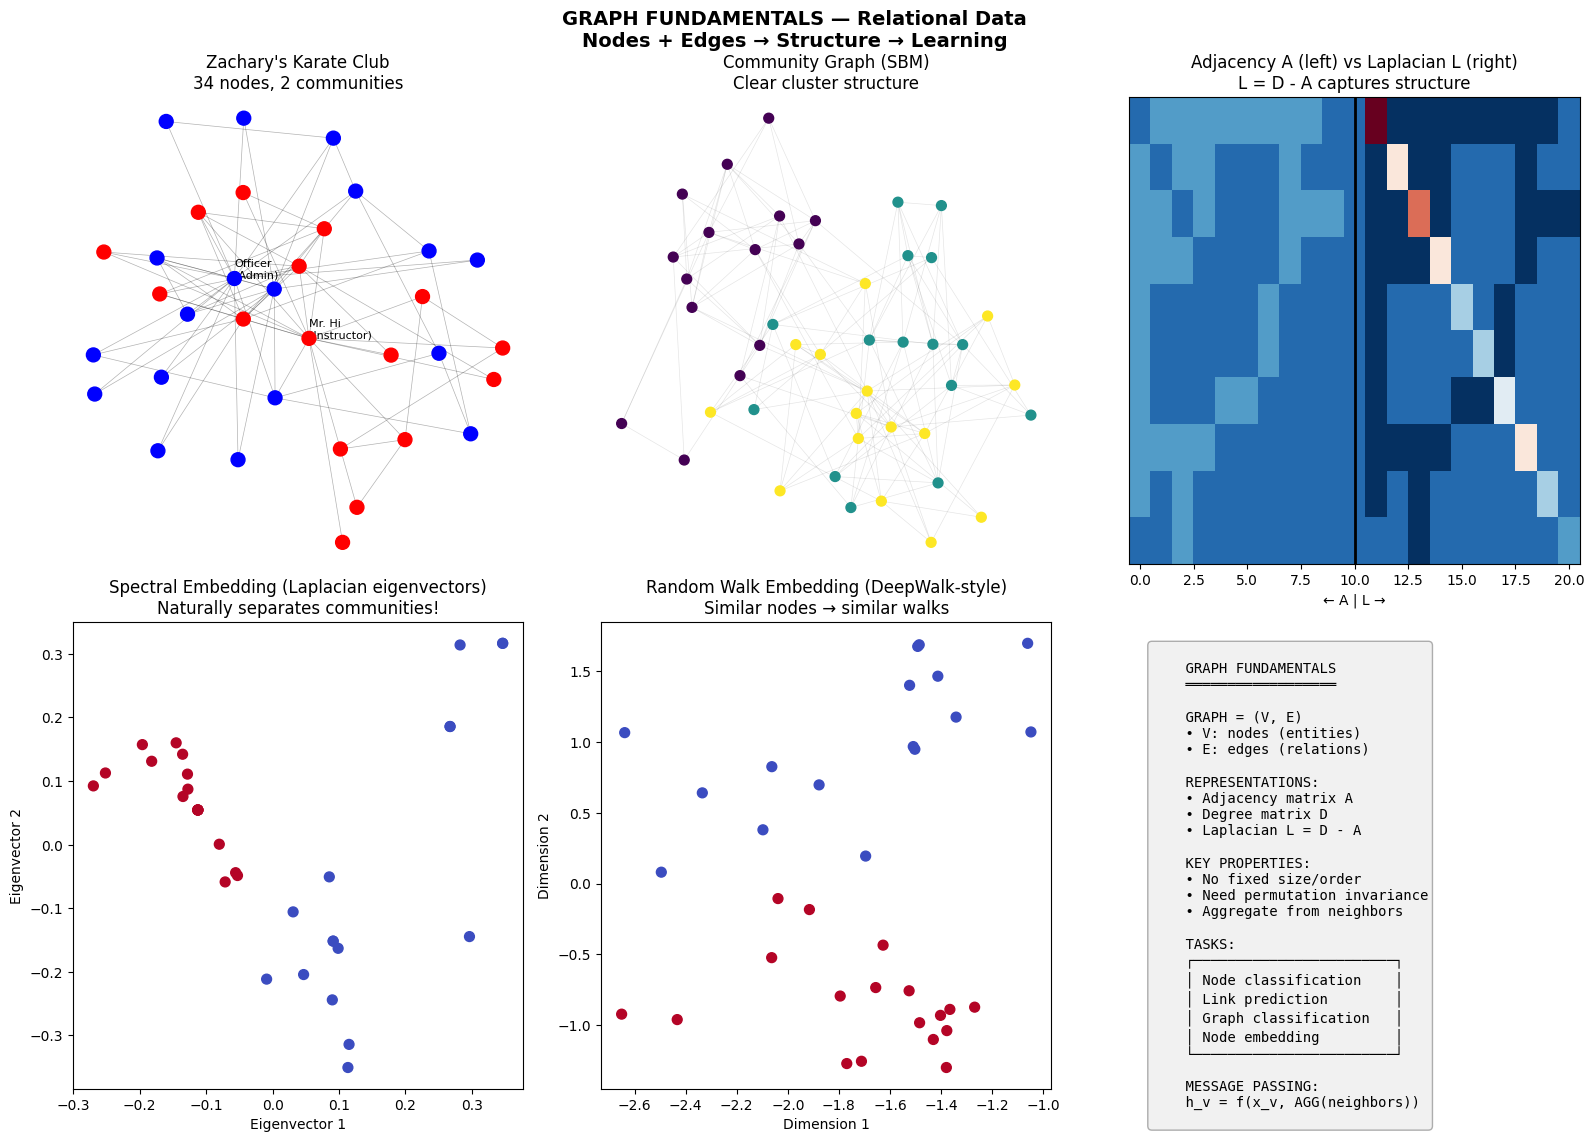

Write Python code to recreate this figure.
"""
GRAPH FUNDAMENTALS — Relational Data Structures
================================================

Paradigm: RELATIONAL DATA

===============================================================
WHAT IT IS (THE CORE IDEA)
===============================================================

Data with RELATIONSHIPS between entities.

GRAPH G = (V, E)
- V: nodes (entities) — people, molecules, words
- E: edges (relationships) — friendships, bonds, connections

REPRESENTATIONS:
1. Adjacency Matrix A ∈ {0,1}^(n×n)
   A[i,j] = 1 if edge from i to j

2. Edge List: [(i,j), (k,l), ...]

3. Adjacency List: {i: [j,k], j: [i,l], ...}

NODE FEATURES:
X ∈ R^(n × d) — feature vector for each node

===============================================================
GRAPH TASKS
===============================================================

1. NODE CLASSIFICATION
   - Predict label per node
   - Example: Is this user a bot?

2. LINK PREDICTION
   - Predict if edge exists
   - Example: Will these users become friends?

3. GRAPH CLASSIFICATION
   - Predict label per graph
   - Example: Is this molecule toxic?

4. NODE EMBEDDING
   - Learn vector representation per node
   - Example: Similar nodes → similar vectors

===============================================================
WHY GRAPHS NEED SPECIAL TREATMENT
===============================================================

Graphs have NO FIXED SIZE, NO FIXED ORDER!

PROBLEMS WITH STANDARD ML:
1. Can't flatten to vector (loses structure)
2. Can't use CNN (no grid)
3. Can't use RNN (no sequence)
4. Need PERMUTATION INVARIANT/EQUIVARIANT operations

THE KEY INSIGHT:
Aggregate information from NEIGHBORS!

h_v = f(x_v, AGGREGATE({x_u : u ∈ N(v)}))

Where N(v) = neighbors of node v

===============================================================
IMPORTANT GRAPH PROPERTIES
===============================================================

1. DEGREE d(v) = number of edges at node v

2. DEGREE MATRIX D = diag(d(v₁), d(v₂), ..., d(vₙ))

3. GRAPH LAPLACIAN L = D - A
   - Encodes graph structure
   - Eigenvalues = "frequencies" on graph
   - Eigenvectors = basis for graph signals

4. NORMALIZED LAPLACIAN L_norm = I - D^(-1/2) A D^(-1/2)
   - Eigenvalues in [0, 2]
   - Better numerical properties

===============================================================
INDUCTIVE BIAS OF GRAPHS
===============================================================

1. LOCAL STRUCTURE MATTERS
   - Connected nodes are related
   - Information flows along edges

2. PERMUTATION INVARIANCE (for graph tasks)
   - Reordering nodes shouldn't change output

3. PERMUTATION EQUIVARIANCE (for node tasks)
   - Reordering nodes reorders outputs correspondingly

===============================================================
"""

import numpy as np
import matplotlib.pyplot as plt
from collections import defaultdict


# ============================================================
# GRAPH DATA STRUCTURE
# ============================================================

class Graph:
    """
    Basic graph data structure with utilities.

    Supports:
    - Adjacency matrix representation
    - Node features
    - Both directed and undirected graphs
    """

    def __init__(self, n_nodes=None, adj_matrix=None, edge_list=None,
                 node_features=None, directed=False):
        """
        Initialize graph from adjacency matrix or edge list.

        Parameters:
        - n_nodes: Number of nodes (required if using edge_list)
        - adj_matrix: (n, n) binary adjacency matrix
        - edge_list: List of (i, j) tuples
        - node_features: (n, d) node feature matrix
        - directed: Whether edges are directed
        """
        self.directed = directed

        if adj_matrix is not None:
            self.adj = adj_matrix.copy()
            self.n_nodes = adj_matrix.shape[0]
        elif edge_list is not None:
            self.n_nodes = n_nodes
            self.adj = np.zeros((n_nodes, n_nodes))
            for i, j in edge_list:
                self.adj[i, j] = 1
                if not directed:
                    self.adj[j, i] = 1
        else:
            self.n_nodes = n_nodes
            self.adj = np.zeros((n_nodes, n_nodes))

        if node_features is not None:
            self.X = node_features.copy()
        else:
            self.X = np.eye(self.n_nodes)  # One-hot by default

        self._compute_properties()

    def _compute_properties(self):
        """Compute graph properties."""
        # Degree
        self.degrees = np.sum(self.adj, axis=1)

        # Degree matrix
        self.D = np.diag(self.degrees)

        # Graph Laplacian: L = D - A
        self.L = self.D - self.adj

        # Normalized Laplacian: L_norm = I - D^(-1/2) A D^(-1/2)
        D_inv_sqrt = np.diag(1.0 / np.sqrt(np.maximum(self.degrees, 1e-10)))
        self.L_norm = np.eye(self.n_nodes) - D_inv_sqrt @ self.adj @ D_inv_sqrt

        # Normalized adjacency (for GCN): A_hat = D^(-1/2) A D^(-1/2)
        self.A_norm = D_inv_sqrt @ self.adj @ D_inv_sqrt

    def add_self_loops(self):
        """Add self-loops to the graph (A = A + I)."""
        self.adj = self.adj + np.eye(self.n_nodes)
        self._compute_properties()

    def get_neighbors(self, node):
        """Get list of neighbors for a node."""
        return np.where(self.adj[node] > 0)[0].tolist()

    def get_edge_list(self):
        """Return edge list representation."""
        edges = []
        for i in range(self.n_nodes):
            for j in range(self.n_nodes):
                if self.adj[i, j] > 0:
                    if self.directed or i <= j:
                        edges.append((i, j))
        return edges

    def subgraph(self, node_indices):
        """Extract subgraph with given nodes."""
        mask = np.array(node_indices)
        sub_adj = self.adj[np.ix_(mask, mask)]
        sub_features = self.X[mask] if self.X is not None else None
        return Graph(adj_matrix=sub_adj, node_features=sub_features,
                    directed=self.directed)

    def spectral_decomposition(self):
        """
        Compute eigendecomposition of the Laplacian.

        THE GRAPH FOURIER BASIS:
        L = U Λ U^T

        Where:
        - U: eigenvectors (graph Fourier basis)
        - Λ: eigenvalues (graph frequencies)
        """
        eigenvalues, eigenvectors = np.linalg.eigh(self.L_norm)
        return eigenvalues, eigenvectors


# ============================================================
# CLASSIC GRAPH DATASETS
# ============================================================

def karate_club():
    """
    Zachary's Karate Club — Classic small graph.

    34 members of a karate club, edges = friendships.
    After a dispute, club split into two groups.
    Task: Predict which group each member joined.

    This is THE classic graph for demos!
    """
    # Adjacency list (0-indexed)
    edges = [
        (0, 1), (0, 2), (0, 3), (0, 4), (0, 5), (0, 6), (0, 7), (0, 8), (0, 10),
        (0, 11), (0, 12), (0, 13), (0, 17), (0, 19), (0, 21), (0, 31),
        (1, 2), (1, 3), (1, 7), (1, 13), (1, 17), (1, 19), (1, 21), (1, 30),
        (2, 3), (2, 7), (2, 8), (2, 9), (2, 13), (2, 27), (2, 28), (2, 32),
        (3, 7), (3, 12), (3, 13),
        (4, 6), (4, 10),
        (5, 6), (5, 10), (5, 16),
        (6, 16),
        (8, 30), (8, 32), (8, 33),
        (9, 33),
        (13, 33),
        (14, 32), (14, 33),
        (15, 32), (15, 33),
        (18, 32), (18, 33),
        (19, 33),
        (20, 32), (20, 33),
        (22, 32), (22, 33),
        (23, 25), (23, 27), (23, 29), (23, 32), (23, 33),
        (24, 25), (24, 27), (24, 31),
        (25, 31),
        (26, 29), (26, 33),
        (27, 33),
        (28, 31), (28, 33),
        (29, 32), (29, 33),
        (30, 32), (30, 33),
        (31, 32), (31, 33),
        (32, 33),
    ]

    n_nodes = 34

    # Ground truth: which group each member joined
    # Node 0 = instructor (Mr. Hi), Node 33 = administrator (Officer)
    labels = np.array([
        0, 0, 0, 0, 0, 0, 0, 0, 1, 1,  # 0-9
        0, 0, 0, 0, 1, 1, 0, 0, 1, 0,  # 10-19
        1, 0, 1, 1, 1, 1, 1, 1, 1, 1,  # 20-29
        1, 1, 1, 1                      # 30-33
    ])

    graph = Graph(n_nodes=n_nodes, edge_list=edges)

    return graph, labels


def create_random_graph(n_nodes=100, edge_prob=0.1, n_features=16, n_classes=3):
    """
    Create random Erdos-Renyi graph with random features and labels.

    Useful for testing scalability.
    """
    # Random adjacency
    adj = (np.random.rand(n_nodes, n_nodes) < edge_prob).astype(float)
    adj = np.triu(adj, 1)  # Upper triangular
    adj = adj + adj.T  # Symmetric (undirected)

    # Random features
    features = np.random.randn(n_nodes, n_features)

    # Random labels (clustered by features for some structure)
    from sklearn.cluster import KMeans
    kmeans = KMeans(n_clusters=n_classes, random_state=42, n_init=10)
    labels = kmeans.fit_predict(features)

    graph = Graph(adj_matrix=adj, node_features=features)

    return graph, labels


def create_community_graph(n_communities=3, nodes_per_community=20,
                          p_in=0.3, p_out=0.01, feature_dim=8):
    """
    Create graph with community structure (Stochastic Block Model).

    Nodes within same community connected with probability p_in.
    Nodes in different communities connected with probability p_out.

    This tests whether GNNs can discover community structure!
    """
    n_nodes = n_communities * nodes_per_community

    # Create adjacency matrix
    adj = np.zeros((n_nodes, n_nodes))

    for i in range(n_nodes):
        for j in range(i + 1, n_nodes):
            comm_i = i // nodes_per_community
            comm_j = j // nodes_per_community

            if comm_i == comm_j:
                p = p_in
            else:
                p = p_out

            if np.random.rand() < p:
                adj[i, j] = 1
                adj[j, i] = 1

    # Create features: community-specific + noise
    features = np.zeros((n_nodes, feature_dim))
    for i in range(n_nodes):
        comm = i // nodes_per_community
        # Community-specific signal in first few dimensions
        features[i, :n_communities] = 0.1
        features[i, comm] = 1.0
        # Add noise
        features[i] += np.random.randn(feature_dim) * 0.3

    # Labels = community membership
    labels = np.array([i // nodes_per_community for i in range(n_nodes)])

    graph = Graph(adj_matrix=adj, node_features=features)

    return graph, labels


def create_tree_graph(depth=4, branching_factor=2):
    """
    Create a tree graph.

    Useful for testing message passing depth.
    At depth d, information from leaves reaches root only after d layers!
    """
    n_nodes = sum(branching_factor**i for i in range(depth + 1))

    edges = []
    node_id = 0

    for d in range(depth):
        nodes_at_depth = branching_factor**d
        for _ in range(nodes_at_depth):
            parent = node_id
            node_id += 1
            for child in range(parent * branching_factor + 1,
                              parent * branching_factor + branching_factor + 1):
                if child < n_nodes:
                    edges.append((parent, child))

    # Labels: depth in tree
    labels = np.zeros(n_nodes, dtype=int)
    node_id = 0
    for d in range(depth + 1):
        nodes_at_depth = branching_factor**d
        for _ in range(nodes_at_depth):
            labels[node_id] = d
            node_id += 1
            if node_id >= n_nodes:
                break

    graph = Graph(n_nodes=n_nodes, edge_list=edges)

    return graph, labels


def create_molecular_graph():
    """
    Create simple molecule-like graphs.

    Returns a set of small graphs representing molecules.
    """
    molecules = []

    # Ethane-like: C-C
    mol1_edges = [(0, 1)]
    mol1 = Graph(n_nodes=2, edge_list=mol1_edges,
                node_features=np.array([[1, 0], [1, 0]]))  # Both carbon
    molecules.append((mol1, 0))

    # Water-like: H-O-H
    mol2_edges = [(0, 1), (1, 2)]
    mol2 = Graph(n_nodes=3, edge_list=mol2_edges,
                node_features=np.array([[0, 1], [1, 0], [0, 1]]))  # H, O, H
    molecules.append((mol2, 1))

    # Triangle (cycle)
    mol3_edges = [(0, 1), (1, 2), (2, 0)]
    mol3 = Graph(n_nodes=3, edge_list=mol3_edges,
                node_features=np.array([[1, 0], [1, 0], [1, 0]]))
    molecules.append((mol3, 2))

    # Linear chain
    mol4_edges = [(0, 1), (1, 2), (2, 3)]
    mol4 = Graph(n_nodes=4, edge_list=mol4_edges,
                node_features=np.array([[1, 0], [0, 1], [0, 1], [1, 0]]))
    molecules.append((mol4, 0))

    return molecules


# ============================================================
# SIMPLE NODE EMBEDDINGS
# ============================================================

def random_walk_embedding(graph, walk_length=20, n_walks=10, embedding_dim=16):
    """
    Simple random walk node embedding (DeepWalk-style).

    THE IDEA:
    - Do random walks from each node
    - Nodes that appear in same walks are similar
    - Learn embeddings where similar nodes are close

    This is a simplified version - real DeepWalk uses skip-gram.
    """
    n_nodes = graph.n_nodes
    co_occurrence = np.zeros((n_nodes, n_nodes))

    # Perform random walks
    for start_node in range(n_nodes):
        for _ in range(n_walks):
            walk = [start_node]
            current = start_node

            for _ in range(walk_length):
                neighbors = graph.get_neighbors(current)
                if not neighbors:
                    break
                current = np.random.choice(neighbors)
                walk.append(current)

            # Count co-occurrences in window
            for i, node_i in enumerate(walk):
                for j, node_j in enumerate(walk):
                    if i != j and abs(i - j) <= 5:  # Window size 5
                        co_occurrence[node_i, node_j] += 1

    # Simple embedding via SVD of co-occurrence
    # (Real DeepWalk would use skip-gram)
    co_occurrence = np.log1p(co_occurrence)  # Log transform
    U, S, Vt = np.linalg.svd(co_occurrence, full_matrices=False)

    embeddings = U[:, :embedding_dim] * np.sqrt(S[:embedding_dim])

    return embeddings


def spectral_embedding(graph, embedding_dim=16):
    """
    Spectral node embedding using Laplacian eigenvectors.

    THE IDEA:
    - Eigenvectors of Laplacian are "graph Fourier basis"
    - Smallest eigenvectors capture global structure
    - Use them as node embeddings

    Spectral clustering uses this!
    """
    eigenvalues, eigenvectors = graph.spectral_decomposition()

    # Skip first eigenvector (constant), take next embedding_dim
    embeddings = eigenvectors[:, 1:embedding_dim+1]

    return embeddings


# ============================================================
# VISUALIZATION
# ============================================================

def visualize_graph_fundamentals():
    """
    Create comprehensive graph fundamentals visualization:
    1. Karate club graph
    2. Community structure
    3. Adjacency matrix vs Laplacian
    4. Spectral embedding
    5. Random walk embedding
    6. Message passing concept
    """
    print("\n" + "="*60)
    print("GRAPH FUNDAMENTALS VISUALIZATION")
    print("="*60)

    fig = plt.figure(figsize=(16, 12))
    np.random.seed(42)

    # ============ Plot 1: Karate Club Graph ============
    ax1 = fig.add_subplot(2, 3, 1)

    graph, labels = karate_club()

    # Simple force-directed layout (spring embedding)
    pos = spring_layout(graph)

    # Draw edges
    for i, j in graph.get_edge_list():
        ax1.plot([pos[i, 0], pos[j, 0]], [pos[i, 1], pos[j, 1]],
                'k-', alpha=0.3, linewidth=0.5)

    # Draw nodes
    colors = ['red' if l == 0 else 'blue' for l in labels]
    ax1.scatter(pos[:, 0], pos[:, 1], c=colors, s=100, zorder=5)

    # Label key nodes
    ax1.annotate('Mr. Hi\n(Instructor)', pos[0], fontsize=8)
    ax1.annotate('Officer\n(Admin)', pos[33], fontsize=8)

    ax1.set_title("Zachary's Karate Club\n34 nodes, 2 communities")
    ax1.axis('off')

    # ============ Plot 2: Community Graph ============
    ax2 = fig.add_subplot(2, 3, 2)

    comm_graph, comm_labels = create_community_graph(
        n_communities=3, nodes_per_community=15, p_in=0.4, p_out=0.02
    )
    pos2 = spring_layout(comm_graph)

    for i, j in comm_graph.get_edge_list():
        ax2.plot([pos2[i, 0], pos2[j, 0]], [pos2[i, 1], pos2[j, 1]],
                'k-', alpha=0.1, linewidth=0.5)

    scatter = ax2.scatter(pos2[:, 0], pos2[:, 1], c=comm_labels,
                         cmap='viridis', s=50, zorder=5)
    ax2.set_title('Community Graph (SBM)\nClear cluster structure')
    ax2.axis('off')

    # ============ Plot 3: Adjacency vs Laplacian ============
    ax3 = fig.add_subplot(2, 3, 3)

    # Use small subset of karate club
    small_graph = graph.subgraph(list(range(10)))

    # Show both matrices side by side
    combined = np.zeros((10, 21))
    combined[:, :10] = small_graph.adj
    combined[:, 11:] = small_graph.L

    im = ax3.imshow(combined, cmap='RdBu_r', aspect='auto')
    ax3.axvline(10, color='black', linewidth=2)

    ax3.set_title('Adjacency A (left) vs Laplacian L (right)\nL = D - A captures structure')
    ax3.set_xlabel('← A | L →')
    ax3.set_yticks([])

    # ============ Plot 4: Spectral Embedding ============
    ax4 = fig.add_subplot(2, 3, 4)

    spec_emb = spectral_embedding(graph, embedding_dim=2)

    ax4.scatter(spec_emb[:, 0], spec_emb[:, 1], c=labels,
               cmap='coolwarm', s=50)
    ax4.set_xlabel('Eigenvector 1')
    ax4.set_ylabel('Eigenvector 2')
    ax4.set_title('Spectral Embedding (Laplacian eigenvectors)\nNaturally separates communities!')

    # ============ Plot 5: Random Walk Embedding ============
    ax5 = fig.add_subplot(2, 3, 5)

    rw_emb = random_walk_embedding(graph, walk_length=20, n_walks=10, embedding_dim=2)

    ax5.scatter(rw_emb[:, 0], rw_emb[:, 1], c=labels,
               cmap='coolwarm', s=50)
    ax5.set_xlabel('Dimension 1')
    ax5.set_ylabel('Dimension 2')
    ax5.set_title('Random Walk Embedding (DeepWalk-style)\nSimilar nodes → similar walks')

    # ============ Plot 6: Summary ============
    ax6 = fig.add_subplot(2, 3, 6)
    ax6.axis('off')

    summary = """
    GRAPH FUNDAMENTALS
    ══════════════════

    GRAPH = (V, E)
    • V: nodes (entities)
    • E: edges (relations)

    REPRESENTATIONS:
    • Adjacency matrix A
    • Degree matrix D
    • Laplacian L = D - A

    KEY PROPERTIES:
    • No fixed size/order
    • Need permutation invariance
    • Aggregate from neighbors

    TASKS:
    ┌────────────────────────┐
    │ Node classification    │
    │ Link prediction        │
    │ Graph classification   │
    │ Node embedding         │
    └────────────────────────┘

    MESSAGE PASSING:
    h_v = f(x_v, AGG(neighbors))
    """

    ax6.text(0.05, 0.95, summary, transform=ax6.transAxes, fontsize=10,
             verticalalignment='top', fontfamily='monospace',
             bbox=dict(boxstyle='round', facecolor='lightgray', alpha=0.3))

    plt.suptitle('GRAPH FUNDAMENTALS — Relational Data\n'
                 'Nodes + Edges → Structure → Learning',
                 fontsize=14, fontweight='bold')
    plt.tight_layout()

    return fig


def spring_layout(graph, iterations=50):
    """
    Simple force-directed graph layout.

    Nodes repel each other, edges attract.
    """
    n = graph.n_nodes
    pos = np.random.randn(n, 2)

    for _ in range(iterations):
        # Repulsion between all pairs
        disp = np.zeros_like(pos)
        for i in range(n):
            diff = pos[i] - pos
            dist = np.linalg.norm(diff, axis=1, keepdims=True)
            dist = np.maximum(dist, 0.01)
            disp[i] = np.sum(diff / (dist**2), axis=0)

        # Attraction along edges
        for i, j in graph.get_edge_list():
            diff = pos[j] - pos[i]
            dist = np.linalg.norm(diff)
            force = diff * dist * 0.01
            disp[i] += force
            disp[j] -= force

        # Update positions
        pos += 0.1 * disp

        # Center
        pos -= pos.mean(axis=0)

    return pos


# ============================================================
# ABLATION EXPERIMENTS
# ============================================================

def ablation_experiments():
    """Run experiments to understand graph properties."""

    print("\n" + "="*60)
    print("ABLATION EXPERIMENTS")
    print("="*60)

    # 1. Karate club properties
    print("\n1. KARATE CLUB GRAPH PROPERTIES")
    print("-" * 40)

    graph, labels = karate_club()
    print(f"Nodes: {graph.n_nodes}")
    print(f"Edges: {len(graph.get_edge_list())}")
    print(f"Average degree: {np.mean(graph.degrees):.2f}")
    print(f"Max degree: {np.max(graph.degrees)} (node {np.argmax(graph.degrees)})")
    print(f"Min degree: {np.min(graph.degrees)}")

    # Spectral gap (difference between first two non-zero eigenvalues)
    eigenvalues, _ = graph.spectral_decomposition()
    spectral_gap = eigenvalues[1]  # First non-zero eigenvalue
    print(f"Spectral gap: {spectral_gap:.4f}")
    print("→ Spectral gap indicates community structure")

    # 2. Community structure detection
    print("\n2. COMMUNITY STRUCTURE (Spectral Clustering)")
    print("-" * 40)

    spec_emb = spectral_embedding(graph, embedding_dim=2)

    # Simple clustering on spectral embedding
    labels_pred = (spec_emb[:, 0] > np.median(spec_emb[:, 0])).astype(int)
    accuracy = max(np.mean(labels_pred == labels), np.mean(labels_pred != labels))
    print(f"Spectral clustering accuracy: {accuracy:.3f}")
    print("→ Laplacian eigenvectors reveal communities!")

    # 3. Effect of p_in/p_out ratio in SBM
    print("\n3. COMMUNITY DETECTABILITY (SBM)")
    print("-" * 40)

    for p_ratio in [2, 5, 10, 20, 50]:
        p_in = 0.3
        p_out = p_in / p_ratio

        graph, labels = create_community_graph(
            n_communities=2, nodes_per_community=50,
            p_in=p_in, p_out=p_out
        )

        spec_emb = spectral_embedding(graph, embedding_dim=1)
        labels_pred = (spec_emb[:, 0] > np.median(spec_emb[:, 0])).astype(int)
        accuracy = max(np.mean(labels_pred == labels), np.mean(labels_pred != labels))

        print(f"p_in/p_out={p_ratio:>3}  accuracy={accuracy:.3f}")

    print("→ Higher ratio = clearer communities = easier detection")

    # 4. Embedding comparison
    print("\n4. EMBEDDING METHODS COMPARISON")
    print("-" * 40)

    graph, labels = karate_club()

    # Spectral embedding
    spec_emb = spectral_embedding(graph, embedding_dim=8)

    # Random walk embedding
    rw_emb = random_walk_embedding(graph, embedding_dim=8)

    # Evaluate by cluster quality
    def evaluate_embedding(emb, labels):
        # Simple metric: average distance between same-class vs different-class
        n = len(labels)
        same_dist, diff_dist = [], []
        for i in range(n):
            for j in range(i+1, n):
                d = np.linalg.norm(emb[i] - emb[j])
                if labels[i] == labels[j]:
                    same_dist.append(d)
                else:
                    diff_dist.append(d)
        return np.mean(diff_dist) / (np.mean(same_dist) + 1e-6)

    spec_quality = evaluate_embedding(spec_emb, labels)
    rw_quality = evaluate_embedding(rw_emb, labels)

    print(f"Spectral embedding quality (ratio): {spec_quality:.3f}")
    print(f"Random walk embedding quality (ratio): {rw_quality:.3f}")
    print("→ Higher ratio = better separation")

    # 5. Scalability
    print("\n5. SCALABILITY (Graph size vs embedding time)")
    print("-" * 40)

    import time

    for n in [50, 100, 200, 500]:
        graph, _ = create_community_graph(
            n_communities=3, nodes_per_community=n//3,
            p_in=0.2, p_out=0.02
        )

        start = time.time()
        _ = spectral_embedding(graph, embedding_dim=8)
        spec_time = time.time() - start

        start = time.time()
        _ = random_walk_embedding(graph, walk_length=10, n_walks=5, embedding_dim=8)
        rw_time = time.time() - start

        print(f"n={n:>4}  spectral={spec_time:.3f}s  random_walk={rw_time:.3f}s")

    print("→ Spectral: O(n³) eigendecomp, Random walk: O(n × walks × length)")


# ============================================================
# MAIN
# ============================================================

if __name__ == '__main__':
    print("="*60)
    print("GRAPH FUNDAMENTALS — Relational Data")
    print("="*60)

    print(__doc__)

    # Run experiments
    ablation_experiments()

    # Create visualization
    fig = visualize_graph_fundamentals()
    save_path = '/Users/sid47/ML Algorithms/35_graph_fundamentals.png'
    fig.savefig(save_path, dpi=100, bbox_inches='tight')
    print(f"\nSaved visualization to: {save_path}")
    plt.close(fig)

    print("\n" + "="*60)
    print("SUMMARY")
    print("="*60)
    print("""
1. Graphs: nodes + edges = relational structure
2. Adjacency matrix A, Laplacian L = D - A
3. Tasks: node/link/graph classification, embedding
4. Key challenge: permutation invariance
5. Spectral: eigendecomp reveals structure
6. Random walks: co-occurrence → similarity
    """)
